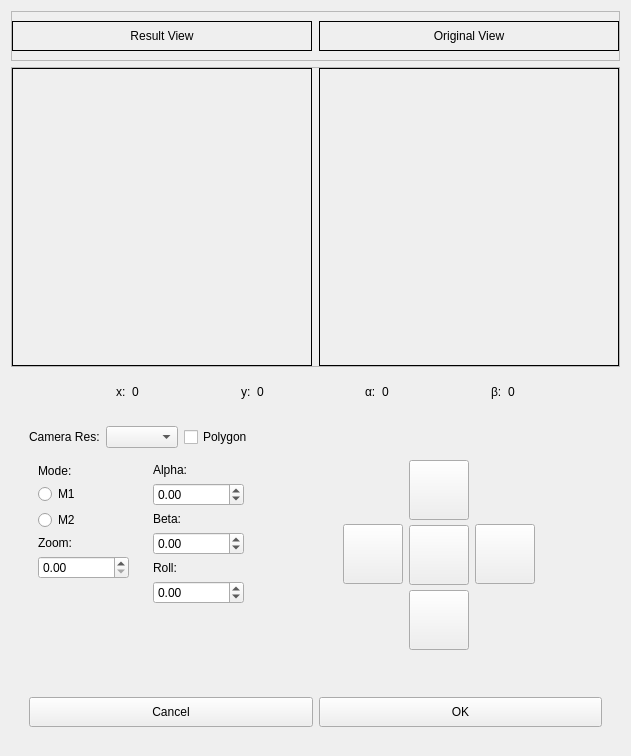
<?xml version="1.0" encoding="UTF-8"?>
<ui version="4.0">
 <class>Setup</class>
 <widget class="QWidget" name="Setup">
  <property name="geometry">
   <rect>
    <x>0</x>
    <y>0</y>
    <width>631</width>
    <height>756</height>
   </rect>
  </property>
  <property name="windowTitle">
   <string>Form</string>
  </property>
  <layout class="QVBoxLayout" name="verticalLayout_5">
   <item>
    <widget class="QFrame" name="verticalFrame_3">
     <layout class="QVBoxLayout" name="wholeFrame">
      <property name="leftMargin">
       <number>0</number>
      </property>
      <property name="topMargin">
       <number>0</number>
      </property>
      <property name="rightMargin">
       <number>0</number>
      </property>
      <property name="bottomMargin">
       <number>0</number>
      </property>
      <item>
       <widget class="QFrame" name="frame_3">
        <property name="minimumSize">
         <size>
          <width>0</width>
          <height>50</height>
         </size>
        </property>
        <property name="frameShape">
         <enum>QFrame::StyledPanel</enum>
        </property>
        <property name="frameShadow">
         <enum>QFrame::Raised</enum>
        </property>
        <layout class="QHBoxLayout" name="horizontalLayout_9">
         <property name="spacing">
          <number>7</number>
         </property>
         <property name="leftMargin">
          <number>0</number>
         </property>
         <property name="topMargin">
          <number>0</number>
         </property>
         <property name="rightMargin">
          <number>0</number>
         </property>
         <property name="bottomMargin">
          <number>0</number>
         </property>
         <item>
          <widget class="QLabel" name="label_title_image_result">
           <property name="minimumSize">
            <size>
             <width>300</width>
             <height>25</height>
            </size>
           </property>
           <property name="maximumSize">
            <size>
             <width>16777215</width>
             <height>30</height>
            </size>
           </property>
           <property name="frameShape">
            <enum>QFrame::Box</enum>
           </property>
           <property name="text">
            <string>Result View</string>
           </property>
           <property name="alignment">
            <set>Qt::AlignCenter</set>
           </property>
          </widget>
         </item>
         <item>
          <widget class="QLabel" name="label_title_original">
           <property name="minimumSize">
            <size>
             <width>300</width>
             <height>25</height>
            </size>
           </property>
           <property name="maximumSize">
            <size>
             <width>16777215</width>
             <height>30</height>
            </size>
           </property>
           <property name="frameShape">
            <enum>QFrame::Box</enum>
           </property>
           <property name="text">
            <string>Original View</string>
           </property>
           <property name="alignment">
            <set>Qt::AlignCenter</set>
           </property>
          </widget>
         </item>
        </layout>
       </widget>
      </item>
      <item>
       <widget class="QFrame" name="frame_2">
        <property name="minimumSize">
         <size>
          <width>0</width>
          <height>300</height>
         </size>
        </property>
        <property name="frameShape">
         <enum>QFrame::StyledPanel</enum>
        </property>
        <property name="frameShadow">
         <enum>QFrame::Raised</enum>
        </property>
        <layout class="QHBoxLayout" name="horizontalLayout_8">
         <property name="spacing">
          <number>7</number>
         </property>
         <property name="leftMargin">
          <number>0</number>
         </property>
         <property name="topMargin">
          <number>0</number>
         </property>
         <property name="rightMargin">
          <number>0</number>
         </property>
         <property name="bottomMargin">
          <number>0</number>
         </property>
         <item>
          <widget class="QLabel" name="label_image_result">
           <property name="minimumSize">
            <size>
             <width>300</width>
             <height>260</height>
            </size>
           </property>
           <property name="frameShape">
            <enum>QFrame::Box</enum>
           </property>
           <property name="text">
            <string/>
           </property>
          </widget>
         </item>
         <item>
          <widget class="QLabel" name="label_image_original">
           <property name="minimumSize">
            <size>
             <width>300</width>
             <height>260</height>
            </size>
           </property>
           <property name="frameShape">
            <enum>QFrame::Box</enum>
           </property>
           <property name="text">
            <string/>
           </property>
          </widget>
         </item>
        </layout>
       </widget>
      </item>
      <item>
       <widget class="QFrame" name="frame">
        <layout class="QHBoxLayout" name="coordinateFrame">
         <item>
          <spacer name="horizontalSpacer_3">
           <property name="orientation">
            <enum>Qt::Horizontal</enum>
           </property>
           <property name="sizeHint" stdset="0">
            <size>
             <width>40</width>
             <height>20</height>
            </size>
           </property>
          </spacer>
         </item>
         <item>
          <widget class="QLabel" name="label_50">
           <property name="sizePolicy">
            <sizepolicy hsizetype="Maximum" vsizetype="Preferred">
             <horstretch>0</horstretch>
             <verstretch>0</verstretch>
            </sizepolicy>
           </property>
           <property name="minimumSize">
            <size>
             <width>10</width>
             <height>20</height>
            </size>
           </property>
           <property name="text">
            <string>x:</string>
           </property>
          </widget>
         </item>
         <item>
          <widget class="QLabel" name="label_pos_x">
           <property name="text">
            <string>0</string>
           </property>
           <property name="alignment">
            <set>Qt::AlignLeading|Qt::AlignLeft|Qt::AlignVCenter</set>
           </property>
          </widget>
         </item>
         <item>
          <spacer name="horizontalSpacer_5">
           <property name="orientation">
            <enum>Qt::Horizontal</enum>
           </property>
           <property name="sizeHint" stdset="0">
            <size>
             <width>40</width>
             <height>20</height>
            </size>
           </property>
          </spacer>
         </item>
         <item>
          <widget class="QLabel" name="label_51">
           <property name="sizePolicy">
            <sizepolicy hsizetype="Maximum" vsizetype="Preferred">
             <horstretch>0</horstretch>
             <verstretch>0</verstretch>
            </sizepolicy>
           </property>
           <property name="minimumSize">
            <size>
             <width>10</width>
             <height>20</height>
            </size>
           </property>
           <property name="text">
            <string>y:</string>
           </property>
          </widget>
         </item>
         <item>
          <widget class="QLabel" name="label_pos_y">
           <property name="text">
            <string>0</string>
           </property>
           <property name="alignment">
            <set>Qt::AlignLeading|Qt::AlignLeft|Qt::AlignVCenter</set>
           </property>
          </widget>
         </item>
         <item>
          <spacer name="horizontalSpacer_6">
           <property name="orientation">
            <enum>Qt::Horizontal</enum>
           </property>
           <property name="sizeHint" stdset="0">
            <size>
             <width>40</width>
             <height>20</height>
            </size>
           </property>
          </spacer>
         </item>
         <item>
          <widget class="QLabel" name="label_52">
           <property name="sizePolicy">
            <sizepolicy hsizetype="Maximum" vsizetype="Preferred">
             <horstretch>0</horstretch>
             <verstretch>0</verstretch>
            </sizepolicy>
           </property>
           <property name="minimumSize">
            <size>
             <width>10</width>
             <height>20</height>
            </size>
           </property>
           <property name="text">
            <string>α:</string>
           </property>
          </widget>
         </item>
         <item>
          <widget class="QLabel" name="label_alpha">
           <property name="text">
            <string>0</string>
           </property>
           <property name="alignment">
            <set>Qt::AlignLeading|Qt::AlignLeft|Qt::AlignVCenter</set>
           </property>
          </widget>
         </item>
         <item>
          <spacer name="horizontalSpacer_7">
           <property name="orientation">
            <enum>Qt::Horizontal</enum>
           </property>
           <property name="sizeHint" stdset="0">
            <size>
             <width>40</width>
             <height>20</height>
            </size>
           </property>
          </spacer>
         </item>
         <item>
          <widget class="QLabel" name="label_53">
           <property name="sizePolicy">
            <sizepolicy hsizetype="Maximum" vsizetype="Preferred">
             <horstretch>0</horstretch>
             <verstretch>0</verstretch>
            </sizepolicy>
           </property>
           <property name="minimumSize">
            <size>
             <width>10</width>
             <height>20</height>
            </size>
           </property>
           <property name="text">
            <string>β:</string>
           </property>
          </widget>
         </item>
         <item>
          <widget class="QLabel" name="label_beta">
           <property name="text">
            <string>0</string>
           </property>
           <property name="alignment">
            <set>Qt::AlignLeading|Qt::AlignLeft|Qt::AlignVCenter</set>
           </property>
          </widget>
         </item>
         <item>
          <spacer name="horizontalSpacer_4">
           <property name="orientation">
            <enum>Qt::Horizontal</enum>
           </property>
           <property name="sizeHint" stdset="0">
            <size>
             <width>40</width>
             <height>20</height>
            </size>
           </property>
          </spacer>
         </item>
        </layout>
       </widget>
      </item>
      <item>
       <widget class="QFrame" name="frame">
        <layout class="QVBoxLayout" name="settingFrame">
         <property name="topMargin">
          <number>0</number>
         </property>
         <item>
          <widget class="QFrame" name="frame">
           <layout class="QHBoxLayout" name="horizontalLayout_2">
            <property name="leftMargin">
             <number>0</number>
            </property>
            <property name="topMargin">
             <number>0</number>
            </property>
            <property name="rightMargin">
             <number>0</number>
            </property>
            <property name="bottomMargin">
             <number>0</number>
            </property>
            <item>
             <widget class="QFrame" name="setModeFrame">
              <layout class="QVBoxLayout" name="verticalLayout_4">
               <item>
                <widget class="QFrame" name="frame_4">
                 <property name="frameShape">
                  <enum>QFrame::NoFrame</enum>
                 </property>
                 <layout class="QHBoxLayout" name="horizontalLayout_7">
                  <property name="leftMargin">
                   <number>0</number>
                  </property>
                  <property name="topMargin">
                   <number>0</number>
                  </property>
                  <property name="rightMargin">
                   <number>0</number>
                  </property>
                  <property name="bottomMargin">
                   <number>0</number>
                  </property>
                  <item>
                   <widget class="QLabel" name="label_15">
                    <property name="minimumSize">
                     <size>
                      <width>0</width>
                      <height>0</height>
                     </size>
                    </property>
                    <property name="maximumSize">
                     <size>
                      <width>16777215</width>
                      <height>16777215</height>
                     </size>
                    </property>
                    <property name="text">
                     <string>Camera Res:</string>
                    </property>
                   </widget>
                  </item>
                  <item>
                   <widget class="QComboBox" name="comboBox_resolution_sources">
                    <property name="minimumSize">
                     <size>
                      <width>0</width>
                      <height>0</height>
                     </size>
                    </property>
                    <property name="maximumSize">
                     <size>
                      <width>16777215</width>
                      <height>26</height>
                     </size>
                    </property>
                   </widget>
                  </item>
                  <item>
                   <widget class="QCheckBox" name="checkBox">
                    <property name="text">
                     <string>Polygon</string>
                    </property>
                   </widget>
                  </item>
                 </layout>
                </widget>
               </item>
               <item>
                <widget class="QFrame" name="frame_5">
                 <layout class="QHBoxLayout" name="horizontalLayout_6">
                  <property name="leftMargin">
                   <number>0</number>
                  </property>
                  <property name="topMargin">
                   <number>0</number>
                  </property>
                  <property name="rightMargin">
                   <number>0</number>
                  </property>
                  <property name="bottomMargin">
                   <number>0</number>
                  </property>
                  <item>
                   <widget class="QFrame" name="modeSelect">
                    <layout class="QVBoxLayout" name="verticalLayout_6">
                     <item>
                      <widget class="QLabel" name="modeLab">
                       <property name="minimumSize">
                        <size>
                         <width>60</width>
                         <height>15</height>
                        </size>
                       </property>
                       <property name="text">
                        <string>Mode:</string>
                       </property>
                      </widget>
                     </item>
                     <item>
                      <widget class="QRadioButton" name="m1Button">
                       <property name="text">
                        <string>M1</string>
                       </property>
                       <attribute name="buttonGroup">
                        <string notr="true">modeSelectGroup</string>
                       </attribute>
                      </widget>
                     </item>
                     <item>
                      <widget class="QRadioButton" name="m2Button">
                       <property name="text">
                        <string>M2</string>
                       </property>
                       <attribute name="buttonGroup">
                        <string notr="true">modeSelectGroup</string>
                       </attribute>
                      </widget>
                     </item>
                     <item>
                      <widget class="QLabel" name="labelZoom">
                       <property name="minimumSize">
                        <size>
                         <width>60</width>
                         <height>10</height>
                        </size>
                       </property>
                       <property name="text">
                        <string>Zoom:</string>
                       </property>
                      </widget>
                     </item>
                     <item>
                      <widget class="QDoubleSpinBox" name="doubleSpinBox_zoom">
                       <property name="maximum">
                        <double>20.000000000000000</double>
                       </property>
                       <property name="singleStep">
                        <double>0.010000000000000</double>
                       </property>
                      </widget>
                     </item>
                     <item>
                      <spacer name="verticalSpacer_3">
                       <property name="orientation">
                        <enum>Qt::Vertical</enum>
                       </property>
                       <property name="sizeHint" stdset="0">
                        <size>
                         <width>20</width>
                         <height>40</height>
                        </size>
                       </property>
                      </spacer>
                     </item>
                    </layout>
                   </widget>
                  </item>
                  <item>
                   <widget class="QFrame" name="frame_6">
                    <layout class="QVBoxLayout" name="verticalLayout_2">
                     <item>
                      <widget class="QLabel" name="labelAlpha">
                       <property name="minimumSize">
                        <size>
                         <width>60</width>
                         <height>10</height>
                        </size>
                       </property>
                       <property name="text">
                        <string>Alpha:</string>
                       </property>
                      </widget>
                     </item>
                     <item>
                      <widget class="QDoubleSpinBox" name="doubleSpinBox_alpha">
                       <property name="minimum">
                        <double>-360.000000000000000</double>
                       </property>
                       <property name="maximum">
                        <double>360.000000000000000</double>
                       </property>
                       <property name="singleStep">
                        <double>0.100000000000000</double>
                       </property>
                      </widget>
                     </item>
                     <item>
                      <widget class="QLabel" name="labelBeta">
                       <property name="minimumSize">
                        <size>
                         <width>60</width>
                         <height>10</height>
                        </size>
                       </property>
                       <property name="text">
                        <string>Beta:</string>
                       </property>
                      </widget>
                     </item>
                     <item>
                      <widget class="QDoubleSpinBox" name="doubleSpinBox_beta">
                       <property name="minimum">
                        <double>-360.000000000000000</double>
                       </property>
                       <property name="maximum">
                        <double>360.000000000000000</double>
                       </property>
                       <property name="singleStep">
                        <double>0.100000000000000</double>
                       </property>
                      </widget>
                     </item>
                     <item>
                      <widget class="QLabel" name="labelRoll">
                       <property name="minimumSize">
                        <size>
                         <width>60</width>
                         <height>10</height>
                        </size>
                       </property>
                       <property name="text">
                        <string>Roll:</string>
                       </property>
                      </widget>
                     </item>
                     <item>
                      <widget class="QDoubleSpinBox" name="doubleSpinBox_roll">
                       <property name="minimum">
                        <double>-360.000000000000000</double>
                       </property>
                       <property name="maximum">
                        <double>360.000000000000000</double>
                       </property>
                       <property name="singleStep">
                        <double>0.100000000000000</double>
                       </property>
                      </widget>
                     </item>
                     <item>
                      <spacer name="verticalSpacer">
                       <property name="orientation">
                        <enum>Qt::Vertical</enum>
                       </property>
                       <property name="sizeHint" stdset="0">
                        <size>
                         <width>20</width>
                         <height>40</height>
                        </size>
                       </property>
                      </spacer>
                     </item>
                    </layout>
                   </widget>
                  </item>
                 </layout>
                </widget>
               </item>
              </layout>
             </widget>
            </item>
            <item>
             <widget class="QFrame" name="navigationFrame">
              <layout class="QHBoxLayout" name="horizontalLayout_4">
               <property name="leftMargin">
                <number>0</number>
               </property>
               <property name="topMargin">
                <number>0</number>
               </property>
               <property name="rightMargin">
                <number>0</number>
               </property>
               <property name="bottomMargin">
                <number>0</number>
               </property>
               <item>
                <widget class="QFrame" name="frame">
                 <layout class="QHBoxLayout" name="horizontalLayout">
                  <property name="leftMargin">
                   <number>0</number>
                  </property>
                  <property name="rightMargin">
                   <number>0</number>
                  </property>
                  <item>
                   <spacer name="horizontalSpacer_11">
                    <property name="orientation">
                     <enum>Qt::Horizontal</enum>
                    </property>
                    <property name="sizeType">
                     <enum>QSizePolicy::Expanding</enum>
                    </property>
                    <property name="sizeHint" stdset="0">
                     <size>
                      <width>80</width>
                      <height>20</height>
                     </size>
                    </property>
                   </spacer>
                  </item>
                  <item>
                   <widget class="QPushButton" name="leftButton">
                    <property name="minimumSize">
                     <size>
                      <width>60</width>
                      <height>60</height>
                     </size>
                    </property>
                    <property name="maximumSize">
                     <size>
                      <width>50</width>
                      <height>50</height>
                     </size>
                    </property>
                    <property name="text">
                     <string/>
                    </property>
                    <property name="icon">
                     <iconset resource="../resources/surveillance.qrc">
                      <normaloff>:/icon/left.png</normaloff>:/icon/left.png</iconset>
                    </property>
                   </widget>
                  </item>
                 </layout>
                </widget>
               </item>
               <item>
                <widget class="QFrame" name="frame">
                 <property name="layoutDirection">
                  <enum>Qt::LeftToRight</enum>
                 </property>
                 <layout class="QVBoxLayout" name="verticalLayout">
                  <property name="spacing">
                   <number>5</number>
                  </property>
                  <property name="leftMargin">
                   <number>0</number>
                  </property>
                  <property name="rightMargin">
                   <number>0</number>
                  </property>
                  <item>
                   <spacer name="verticalSpacer_4">
                    <property name="orientation">
                     <enum>Qt::Vertical</enum>
                    </property>
                    <property name="sizeHint" stdset="0">
                     <size>
                      <width>20</width>
                      <height>20</height>
                     </size>
                    </property>
                   </spacer>
                  </item>
                  <item>
                   <widget class="QPushButton" name="topButton">
                    <property name="minimumSize">
                     <size>
                      <width>60</width>
                      <height>60</height>
                     </size>
                    </property>
                    <property name="maximumSize">
                     <size>
                      <width>50</width>
                      <height>50</height>
                     </size>
                    </property>
                    <property name="text">
                     <string/>
                    </property>
                    <property name="icon">
                     <iconset resource="../resources/surveillance.qrc">
                      <normaloff>:/icon/up.png</normaloff>:/icon/up.png</iconset>
                    </property>
                   </widget>
                  </item>
                  <item>
                   <widget class="QPushButton" name="centerButton">
                    <property name="minimumSize">
                     <size>
                      <width>60</width>
                      <height>60</height>
                     </size>
                    </property>
                    <property name="maximumSize">
                     <size>
                      <width>50</width>
                      <height>50</height>
                     </size>
                    </property>
                    <property name="text">
                     <string/>
                    </property>
                    <property name="icon">
                     <iconset resource="../resources/surveillance.qrc">
                      <normaloff>:/icon/center.png</normaloff>:/icon/center.png</iconset>
                    </property>
                   </widget>
                  </item>
                  <item>
                   <widget class="QPushButton" name="belowButton">
                    <property name="minimumSize">
                     <size>
                      <width>60</width>
                      <height>60</height>
                     </size>
                    </property>
                    <property name="maximumSize">
                     <size>
                      <width>50</width>
                      <height>50</height>
                     </size>
                    </property>
                    <property name="text">
                     <string/>
                    </property>
                    <property name="icon">
                     <iconset resource="../resources/surveillance.qrc">
                      <normaloff>:/icon/down.png</normaloff>:/icon/down.png</iconset>
                    </property>
                   </widget>
                  </item>
                  <item>
                   <spacer name="verticalSpacer_5">
                    <property name="orientation">
                     <enum>Qt::Vertical</enum>
                    </property>
                    <property name="sizeHint" stdset="0">
                     <size>
                      <width>20</width>
                      <height>20</height>
                     </size>
                    </property>
                   </spacer>
                  </item>
                 </layout>
                </widget>
               </item>
               <item>
                <widget class="QFrame" name="frame">
                 <layout class="QHBoxLayout" name="horizontalLayout_3">
                  <property name="leftMargin">
                   <number>0</number>
                  </property>
                  <property name="rightMargin">
                   <number>0</number>
                  </property>
                  <item>
                   <widget class="QPushButton" name="rightButton">
                    <property name="minimumSize">
                     <size>
                      <width>60</width>
                      <height>60</height>
                     </size>
                    </property>
                    <property name="maximumSize">
                     <size>
                      <width>50</width>
                      <height>50</height>
                     </size>
                    </property>
                    <property name="text">
                     <string/>
                    </property>
                    <property name="icon">
                     <iconset resource="../resources/surveillance.qrc">
                      <normaloff>:/icon/right.png</normaloff>:/icon/right.png</iconset>
                    </property>
                   </widget>
                  </item>
                 </layout>
                </widget>
               </item>
               <item>
                <spacer name="horizontalSpacer_8">
                 <property name="orientation">
                  <enum>Qt::Horizontal</enum>
                 </property>
                 <property name="sizeType">
                  <enum>QSizePolicy::Expanding</enum>
                 </property>
                 <property name="sizeHint" stdset="0">
                  <size>
                   <width>80</width>
                   <height>20</height>
                  </size>
                 </property>
                </spacer>
               </item>
              </layout>
             </widget>
            </item>
           </layout>
          </widget>
         </item>
         <item>
          <widget class="QFrame" name="frame">
           <layout class="QHBoxLayout" name="endFrame">
            <item>
             <widget class="QPushButton" name="cancelButton">
              <property name="minimumSize">
               <size>
                <width>120</width>
                <height>30</height>
               </size>
              </property>
              <property name="text">
               <string>Cancel</string>
              </property>
             </widget>
            </item>
            <item>
             <widget class="QPushButton" name="okButton">
              <property name="minimumSize">
               <size>
                <width>120</width>
                <height>30</height>
               </size>
              </property>
              <property name="text">
               <string>OK</string>
              </property>
             </widget>
            </item>
           </layout>
          </widget>
         </item>
        </layout>
       </widget>
      </item>
     </layout>
    </widget>
   </item>
  </layout>
 </widget>
 <resources>
  <include location="../resources/surveillance.qrc"/>
 </resources>
 <connections/>
 <buttongroups>
  <buttongroup name="modeSelectGroup"/>
 </buttongroups>
</ui>
